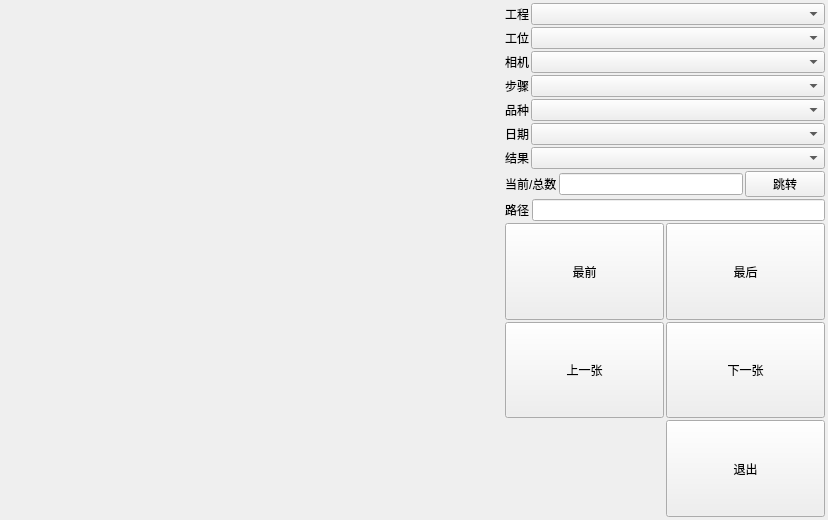
<?xml version="1.0" encoding="UTF-8"?>
<ui version="4.0">
 <class>ReportView</class>
 <widget class="QWidget" name="ReportView">
  <property name="windowModality">
   <enum>Qt::NonModal</enum>
  </property>
  <property name="geometry">
   <rect>
    <x>0</x>
    <y>0</y>
    <width>828</width>
    <height>520</height>
   </rect>
  </property>
  <property name="windowTitle">
   <string>Report</string>
  </property>
  <property name="styleSheet">
   <string notr="true">QPushButton
{
	font: 50 10pt &quot;微软雅黑&quot;;
}</string>
  </property>
  <layout class="QHBoxLayout" name="horizontalLayout_5">
   <property name="spacing">
    <number>2</number>
   </property>
   <property name="leftMargin">
    <number>3</number>
   </property>
   <property name="topMargin">
    <number>3</number>
   </property>
   <property name="rightMargin">
    <number>3</number>
   </property>
   <property name="bottomMargin">
    <number>3</number>
   </property>
   <item>
    <layout class="QVBoxLayout" name="verticalLayout">
     <item>
      <widget class="QtDrawingPaperEditor" name="widget" native="true">
       <property name="sizePolicy">
        <sizepolicy hsizetype="Expanding" vsizetype="Expanding">
         <horstretch>0</horstretch>
         <verstretch>0</verstretch>
        </sizepolicy>
       </property>
       <property name="minimumSize">
        <size>
         <width>500</width>
         <height>0</height>
        </size>
       </property>
      </widget>
     </item>
    </layout>
   </item>
   <item>
    <layout class="QVBoxLayout" name="verticalLayout_2">
     <property name="spacing">
      <number>2</number>
     </property>
     <item>
      <layout class="QHBoxLayout" name="horizontalLayout">
       <property name="spacing">
        <number>2</number>
       </property>
       <item>
        <widget class="QLabel" name="label">
         <property name="text">
          <string>工程</string>
         </property>
        </widget>
       </item>
       <item>
        <widget class="QComboBox" name="cbboxSystemSelect">
         <property name="sizePolicy">
          <sizepolicy hsizetype="Expanding" vsizetype="Fixed">
           <horstretch>0</horstretch>
           <verstretch>0</verstretch>
          </sizepolicy>
         </property>
        </widget>
       </item>
      </layout>
     </item>
     <item>
      <layout class="QHBoxLayout" name="horizontalLayout_6">
       <property name="spacing">
        <number>2</number>
       </property>
       <item>
        <widget class="QLabel" name="label_5">
         <property name="text">
          <string>工位</string>
         </property>
        </widget>
       </item>
       <item>
        <widget class="QComboBox" name="cbboxStationSelect">
         <property name="sizePolicy">
          <sizepolicy hsizetype="Expanding" vsizetype="Fixed">
           <horstretch>0</horstretch>
           <verstretch>0</verstretch>
          </sizepolicy>
         </property>
        </widget>
       </item>
      </layout>
     </item>
     <item>
      <layout class="QHBoxLayout" name="horizontalLayout_7">
       <property name="spacing">
        <number>2</number>
       </property>
       <item>
        <widget class="QLabel" name="label_6">
         <property name="text">
          <string>相机</string>
         </property>
        </widget>
       </item>
       <item>
        <widget class="QComboBox" name="cbboxCamSelect">
         <property name="sizePolicy">
          <sizepolicy hsizetype="Expanding" vsizetype="Fixed">
           <horstretch>0</horstretch>
           <verstretch>0</verstretch>
          </sizepolicy>
         </property>
        </widget>
       </item>
      </layout>
     </item>
     <item>
      <layout class="QHBoxLayout" name="horizontalLayout_9">
       <property name="spacing">
        <number>2</number>
       </property>
       <item>
        <widget class="QLabel" name="label_7">
         <property name="text">
          <string>步骤</string>
         </property>
        </widget>
       </item>
       <item>
        <widget class="QComboBox" name="cbboxCamStep">
         <property name="sizePolicy">
          <sizepolicy hsizetype="Expanding" vsizetype="Fixed">
           <horstretch>0</horstretch>
           <verstretch>0</verstretch>
          </sizepolicy>
         </property>
        </widget>
       </item>
      </layout>
     </item>
     <item>
      <layout class="QHBoxLayout" name="horizontalLayout_2">
       <property name="spacing">
        <number>2</number>
       </property>
       <item>
        <widget class="QLabel" name="label_2">
         <property name="text">
          <string>品种</string>
         </property>
        </widget>
       </item>
       <item>
        <widget class="QComboBox" name="cbboxTypeSelect">
         <property name="sizePolicy">
          <sizepolicy hsizetype="Expanding" vsizetype="Fixed">
           <horstretch>0</horstretch>
           <verstretch>0</verstretch>
          </sizepolicy>
         </property>
        </widget>
       </item>
      </layout>
     </item>
     <item>
      <layout class="QHBoxLayout" name="horizontalLayout_3">
       <property name="spacing">
        <number>2</number>
       </property>
       <item>
        <widget class="QLabel" name="label_3">
         <property name="text">
          <string>日期</string>
         </property>
        </widget>
       </item>
       <item>
        <widget class="QComboBox" name="cbboxDateSelect">
         <property name="sizePolicy">
          <sizepolicy hsizetype="Expanding" vsizetype="Fixed">
           <horstretch>0</horstretch>
           <verstretch>0</verstretch>
          </sizepolicy>
         </property>
        </widget>
       </item>
      </layout>
     </item>
     <item>
      <layout class="QHBoxLayout" name="horizontalLayout_4">
       <property name="spacing">
        <number>2</number>
       </property>
       <item>
        <widget class="QLabel" name="label_4">
         <property name="text">
          <string>结果</string>
         </property>
        </widget>
       </item>
       <item>
        <widget class="QComboBox" name="cbboxResultSelect">
         <property name="sizePolicy">
          <sizepolicy hsizetype="Expanding" vsizetype="Fixed">
           <horstretch>0</horstretch>
           <verstretch>0</verstretch>
          </sizepolicy>
         </property>
        </widget>
       </item>
      </layout>
     </item>
     <item>
      <layout class="QHBoxLayout" name="horizontalLayout_8">
       <property name="spacing">
        <number>2</number>
       </property>
       <item alignment="Qt::AlignHCenter">
        <widget class="QLabel" name="lblNumNow">
         <property name="sizePolicy">
          <sizepolicy hsizetype="Preferred" vsizetype="Preferred">
           <horstretch>0</horstretch>
           <verstretch>0</verstretch>
          </sizepolicy>
         </property>
         <property name="text">
          <string>当前/总数</string>
         </property>
        </widget>
       </item>
       <item>
        <widget class="QLineEdit" name="ledtJump">
         <property name="maximumSize">
          <size>
           <width>1677215</width>
           <height>16777215</height>
          </size>
         </property>
        </widget>
       </item>
       <item>
        <widget class="QPushButton" name="pbtnJump">
         <property name="sizePolicy">
          <sizepolicy hsizetype="Fixed" vsizetype="Fixed">
           <horstretch>0</horstretch>
           <verstretch>0</verstretch>
          </sizepolicy>
         </property>
         <property name="text">
          <string>跳转</string>
         </property>
        </widget>
       </item>
      </layout>
     </item>
     <item>
      <layout class="QHBoxLayout" name="horizontalLayout_10">
       <property name="spacing">
        <number>2</number>
       </property>
       <property name="topMargin">
        <number>0</number>
       </property>
       <item>
        <widget class="QLabel" name="lblNumNow_2">
         <property name="sizePolicy">
          <sizepolicy hsizetype="Preferred" vsizetype="Preferred">
           <horstretch>0</horstretch>
           <verstretch>0</verstretch>
          </sizepolicy>
         </property>
         <property name="text">
          <string>路径</string>
         </property>
        </widget>
       </item>
       <item>
        <widget class="QLineEdit" name="ledtFilePath">
         <property name="readOnly">
          <bool>true</bool>
         </property>
        </widget>
       </item>
      </layout>
     </item>
     <item>
      <layout class="QGridLayout" name="gridLayout">
       <item row="1" column="1">
        <widget class="QPushButton" name="pbtnNextOne">
         <property name="sizePolicy">
          <sizepolicy hsizetype="Minimum" vsizetype="Preferred">
           <horstretch>0</horstretch>
           <verstretch>0</verstretch>
          </sizepolicy>
         </property>
         <property name="text">
          <string>下一张</string>
         </property>
        </widget>
       </item>
       <item row="0" column="1">
        <widget class="QPushButton" name="pbtnLastOne">
         <property name="sizePolicy">
          <sizepolicy hsizetype="Minimum" vsizetype="Preferred">
           <horstretch>0</horstretch>
           <verstretch>0</verstretch>
          </sizepolicy>
         </property>
         <property name="text">
          <string>最后</string>
         </property>
        </widget>
       </item>
       <item row="1" column="0">
        <widget class="QPushButton" name="pbtnPreviousOne">
         <property name="sizePolicy">
          <sizepolicy hsizetype="Minimum" vsizetype="Preferred">
           <horstretch>0</horstretch>
           <verstretch>0</verstretch>
          </sizepolicy>
         </property>
         <property name="text">
          <string>上一张</string>
         </property>
        </widget>
       </item>
       <item row="0" column="0">
        <widget class="QPushButton" name="pbtnFrontOne">
         <property name="sizePolicy">
          <sizepolicy hsizetype="Minimum" vsizetype="Preferred">
           <horstretch>0</horstretch>
           <verstretch>0</verstretch>
          </sizepolicy>
         </property>
         <property name="text">
          <string>最前</string>
         </property>
        </widget>
       </item>
       <item row="2" column="0">
        <spacer name="verticalSpacer">
         <property name="orientation">
          <enum>Qt::Vertical</enum>
         </property>
         <property name="sizeType">
          <enum>QSizePolicy::Preferred</enum>
         </property>
         <property name="sizeHint" stdset="0">
          <size>
           <width>20</width>
           <height>40</height>
          </size>
         </property>
        </spacer>
       </item>
       <item row="2" column="1">
        <widget class="QPushButton" name="pbtnClose">
         <property name="sizePolicy">
          <sizepolicy hsizetype="Minimum" vsizetype="Preferred">
           <horstretch>0</horstretch>
           <verstretch>0</verstretch>
          </sizepolicy>
         </property>
         <property name="text">
          <string>退出</string>
         </property>
        </widget>
       </item>
      </layout>
     </item>
    </layout>
   </item>
  </layout>
 </widget>
 <customwidgets>
  <customwidget>
   <class>QtDrawingPaperEditor</class>
   <extends>QWidget</extends>
   <header location="global">drawingpapereditor.h</header>
   <container>1</container>
  </customwidget>
 </customwidgets>
 <resources/>
 <connections/>
</ui>
